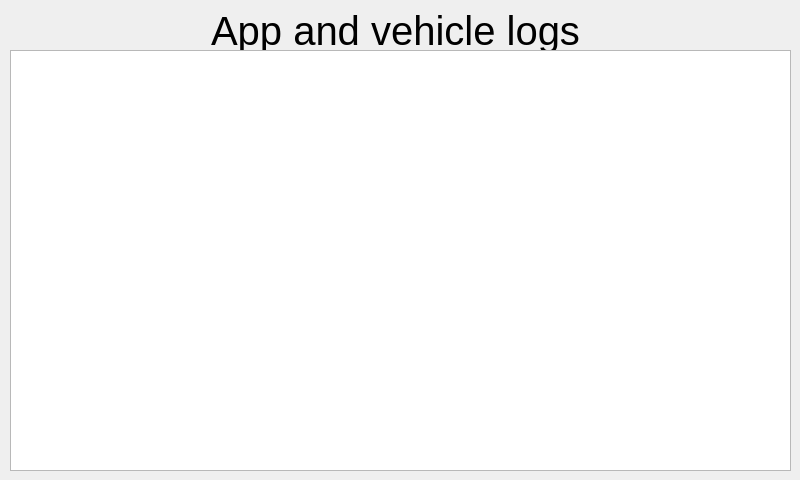
<?xml version="1.0" encoding="UTF-8"?>
<ui version="4.0">
 <class>Logs</class>
 <widget class="QDialog" name="Logs">
  <property name="geometry">
   <rect>
    <x>0</x>
    <y>0</y>
    <width>800</width>
    <height>480</height>
   </rect>
  </property>
  <property name="windowTitle">
   <string>Dialog</string>
  </property>
  <widget class="QLabel" name="title">
   <property name="geometry">
    <rect>
     <x>0</x>
     <y>0</y>
     <width>791</width>
     <height>61</height>
    </rect>
   </property>
   <property name="font">
    <font>
     <pointsize>30</pointsize>
    </font>
   </property>
   <property name="text">
    <string>App and vehicle logs</string>
   </property>
   <property name="alignment">
    <set>Qt::AlignCenter</set>
   </property>
  </widget>
  <widget class="QTextBrowser" name="textLogs">
   <property name="geometry">
    <rect>
     <x>10</x>
     <y>50</y>
     <width>781</width>
     <height>421</height>
    </rect>
   </property>
  </widget>
 </widget>
 <resources/>
 <connections/>
</ui>
